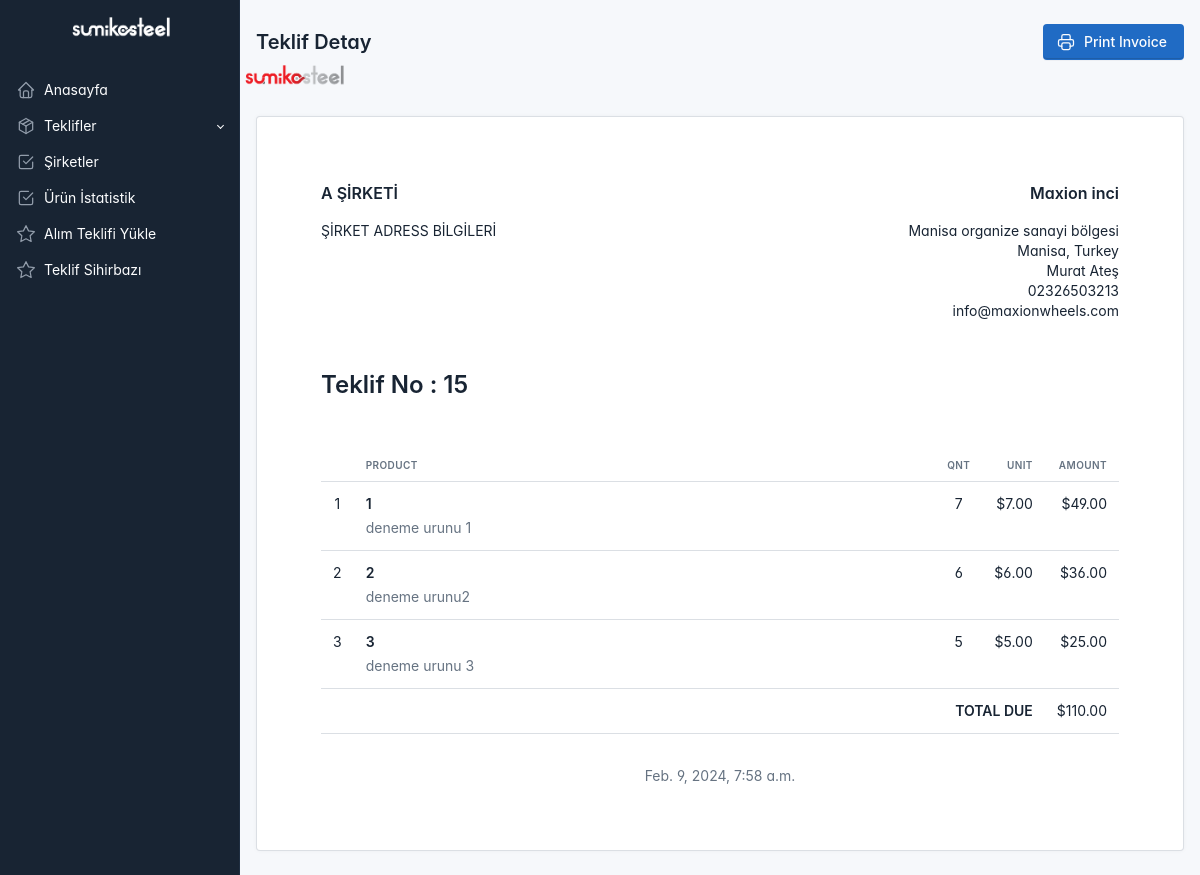
Screenshot of /offer/s/15 (signed in) with the database file from the repository.
### pages/models.py (models this page shows, shortened)
class Offer(models.Model):
    OFFER_TYPES = (
        ('alim', 'Alım Teklifi'),
        ('satis', 'Satış Teklifi'),
    )
    company = models.ForeignKey(Company, on_delete=models.CASCADE)
    offer_type = models.CharField(max_length=10, choices=OFFER_TYPES)
    products = models.ManyToManyField(Product, through='OfferProduct')
    created_at = models.DateTimeField(auto_now_add=True)
    total_value = models.DecimalField(max_digits=10, decimal_places=2, default=0)

class Company(models.Model):
    name = models.CharField(max_length=50)
    address = models.TextField()
    mail = models.CharField(max_length=50)
    phone = models.CharField(max_length=50)
    contact_name = models.CharField(max_length=50)
    country = models.CharField(max_length=50, choices=COUNTRY_CHOICES, default='tr')
    city = models.CharField(max_length=50)
    field_of_activity = models.CharField(max_length=50)
    slug = models.SlugField(default="",null=False)
    web_site = models.CharField(max_length=50)
    sub_company = models.TextField()
    base_customer = models.TextField()
    def get_country_display_name(self):
        for code, name in COUNTRY_CHOICES:
            if code == self.country:
                return name
        return None

class OfferProduct(models.Model):
    offer = models.ForeignKey(Offer, on_delete=models.CASCADE)
    product = models.ForeignKey(Product, on_delete=models.CASCADE)
    quantity = models.PositiveIntegerField(default=1)
    line_total = models.DecimalField(max_digits=10, decimal_places=2, default=0)
    offer_product_price = models.DecimalField(max_digits=10, decimal_places=2, verbose_name="Price (usd/ton)")
    destination = models.CharField(max_length=50, verbose_name="Destination")

class Product(models.Model):
    description = models.CharField(max_length=255, verbose_name="DESCRIPTION")
    quality = models.CharField(max_length=50, verbose_name="QUALITY")
    size = models.CharField(max_length=20, verbose_name="SIZE (mm)")
    color = models.CharField(max_length=20, verbose_name="COLOR (Ral)")
    paint = models.CharField(max_length=10, verbose_name="PAINT(μm)")
    zinc = models.CharField(max_length=10, verbose_name="ZINC(g/sm)")
    gloss = models.CharField(max_length=10, verbose_name="Gloss")
    coil_weight = models.CharField(max_length=10, verbose_name="Coil Weight")
    boron = models.CharField(max_length=50, choices=BORON_TYPES, default='added')
    coil_id = models.CharField(max_length=10, verbose_name="Coil ID")

### pages/views.py (the view)
# urls.py: path('offer/s/<desc>',views.offer_detail),
@login_required
def offer_detail(request,desc):
    get_offer_object = Offer.objects.get(pk=desc)
    company = get_offer_object.company
    country_name = company.get_country_display_name()
    total_prize = 0
    offer_products = OfferProduct.objects.filter(offer=get_offer_object)
    for offer_product in offer_products:
        print(offer_product.line_total)
        total_prize = total_prize + offer_product.line_total
        print("-------------------")
    print(total_prize)
    return render(request,'offer_detail.html',{"get_offer_object":get_offer_object,"country_name":country_name,"offer_products":offer_products,"total_prize":total_prize})

### pages/templates/offer_detail.html (shortened to what this page needs)
{% extends "sidebar.html" %}
{% block content%}
<div class="page-wrapper">
    <div class="page-header d-print-none">
      <div class="container-xl">
        <div class="row g-2 align-items-center">
          <div class="col">
            <h2 class="page-title">
              Teklif Detay
            </h2>
          </div>
          <div class="col-auto ms-auto d-print-none">
            <button type="button" class="btn btn-primary" onclick="javascript:window.print();">
              Print Invoice
            </button>
          </div>
        </div>
      </div>
    </div>
    <h1 class="navbar-brand navbar-brand-autodark">
        <a href=".">
          <img src="/static/img/logo.png" width="110" height="32" alt="Tabler" class="navbar-brand-image">
        </a>
      </h1>
    <div class="page-body">
        <div class="container-xl">
          <div class="card card-lg">
            <div class="card-body">
              <div class="row">
                <div class="col-6">
                  <p class="h3">A ŞİRKETİ</p>
                  <address>
                    ŞİRKET ADRESS BİLGİLERİ
                  </address>
                </div>
                <div class="col-6 text-end">
                  <p class="h3">{{get_offer_object.company.name}}</p>
                  <address>
                    {{get_offer_object.company.address}}<br>
                    {{get_offer_object.company.city}}, {{country_name}}<br>
                    {{get_offer_object.company.contact_name}}<br>
                    {{get_offer_object.company.phone}}<br>
                    {{get_offer_object.company.mail}}
                  </address>
                </div>
                <div class="col-12 my-5">
                  <h1>Teklif No : {{get_offer_object.id}}</h1>
                </div>
              </div>
              <table class="table table-transparent table-responsive">
                <thead>
                  <tr>
                    <th class="text-center" style="width: 1%"></th>
                    <th>Product</th>
                    <th class="text-center" style="width: 1%">Qnt</th>
                    <th class="text-end" style="width: 1%">Unit</th>
                    <th class="text-end" style="width: 1%">Amount</th>
                  </tr>
                </thead>
                {% for offer_product in offer_products %}
                <tr>
                  <td class="text-center">{{ forloop.counter }}</td>
                  <td>
                    <p class="strong mb-1">{{ offer_product.product.quality }}</p>
                    <div class="text-muted">{{ offer_product.product.description }}</div>
                  </td>
                  <td class="text-center">
                    {{ offer_product.quantity }}
                  </td>
                  <td class="text-end">${{offer_product.offer_product_price}}</td>
                  <td class="text-end" id="totalPrice">${{ offer_product.line_total }}</td>
                </tr>
                {% endfor %}
                <tr>
                  <td colspan="4" class="strong font-weight-bold text-uppercase text-end">Total Due</td>
                  <td class="font-weight-bold text-end">${{ total_prize }}</td>
                </tr>
              </table>
              <p class="text-muted text-center mt-5">{{ get_offer_object.created_at }}</p>
            </div>
          </div>
        </div>
      </div>
  </div>
{% endblock %}

### pages/templates/sidebar.html (shortened to what this page needs)
<!doctype html>
<html lang="en">
  <head>
    <link href="/static/dist/css/tabler.min.css?1684106062" rel="stylesheet"/>
    <link href="/static/dist/css/tabler-flags.min.css?1684106062" rel="stylesheet"/>
    <link href="/static/dist/css/tabler-payments.min.css?1684106062" rel="stylesheet"/>
    <link href="/static/dist/css/tabler-vendors.min.css?1684106062" rel="stylesheet"/>
    <link href="/static/dist/css/demo.min.css?1684106062" rel="stylesheet"/>
  </head>
  <body >
    <div class="page">
      <aside class="navbar navbar-vertical navbar-expand-lg" data-bs-theme="dark">
        <div class="container-fluid">
          <h1 class="navbar-brand navbar-brand-autodark">
            <a href="/">
              <img src="./img/logo.png" width="110" height="32" alt="Tabler" class="navbar-brand-image">
            </a>
          </h1>
          <div class="collapse navbar-collapse" id="sidebar-menu">
            <ul class="navbar-nav pt-lg-3">
              <li class="nav-item">
                <a class="nav-link" href="/" >
                  <span class="nav-link-icon d-md-none d-lg-inline-block">
                  </span>
                  <span class="nav-link-title">
                    Anasayfa
                  </span>
                </a>
              </li>
              <li class="nav-item dropdown">
                <a class="nav-link dropdown-toggle" href="#navbar-base" data-bs-toggle="dropdown" data-bs-auto-close="false" role="button" aria-expanded="false" >
                  <span class="nav-link-icon d-md-none d-lg-inline-block">
                  </span>
                  <span class="nav-link-title">
                    Teklifler
                  </span>
                </a>
              </li>
              <li class="nav-item">
                <a class="nav-link" href="/company" >
                  <span class="nav-link-icon d-md-none d-lg-inline-block">
                  </span>
                  <span class="nav-link-title">
                    Şirketler
                  </span>
                </a>
              </li>
              <li class="nav-item">
                <a class="nav-link" href="/statistic" >
                  <span class="nav-link-icon d-md-none d-lg-inline-block">
                  </span>
                  <span class="nav-link-title">
                    Ürün İstatistik
                  </span>
                </a>
              </li>
              <li class="nav-item">
                <a class="nav-link" href="/view-excel" >
                  <span class="nav-link-icon d-md-none d-lg-inline-block">
                    </span>
                  <span class="nav-link-title">
                    Alım Teklifi Yükle
                  </span>
                </a>
              </li>
              <li class="nav-item">
                <a class="nav-link" href="/best-offer" >
                  <span class="nav-link-icon d-md-none d-lg-inline-block">
                    </span>
                  <span class="nav-link-title">
                    Teklif Sihirbazı
                  </span>
                </a>
              </li>
            </ul>
          </div>
        </div>
      </aside>
      {% block content%}
      {% endblock %}
    </div>
  </body>
</html>

### pages/templates/sidebar.html (style rules this page uses)
:root { --tblr-font-sans-serif: 'Inter Var', -apple-system, BlinkMacSystemFont, San Francisco, Segoe UI, Roboto, Helvetica Neue, sans-serif; }
body { font-feature-settings: "cv03", "cv04", "cv11"; }

### rows the page displays
Offer: company.name "Maxion inci", company.address "Manisa organize sanayi bölgesi", company.city "Manisa", company.contact_name "Murat Ateş", company.phone "02326503213", company.mail "info@maxionwheels.com", id "15", created_at "Feb. 9, 2024, 7:58 a.m."
OfferProduct: product.quality "1", product.description "deneme urunu 1", quantity "7", offer_product_price "7.00", line_total "49.00"
OfferProduct: product.quality "2", product.description "deneme urunu2", quantity "6", offer_product_price "6.00", line_total "36.00"
OfferProduct: product.quality "3", product.description "deneme urunu 3", quantity "5", offer_product_price "5.00", line_total "25.00"

### other values shown
{{ country_name }} "Turkey"
{{ total_prize }} "110.00"
